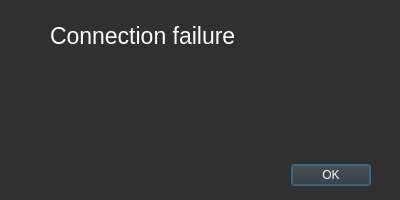
<?xml version="1.0" encoding="UTF-8"?>
<ui version="4.0">
 <class>dialog</class>
 <widget class="QDialog" name="dialog">
  <property name="geometry">
   <rect>
    <x>0</x>
    <y>0</y>
    <width>400</width>
    <height>200</height>
   </rect>
  </property>
  <property name="minimumSize">
   <size>
    <width>400</width>
    <height>200</height>
   </size>
  </property>
  <property name="maximumSize">
   <size>
    <width>400</width>
    <height>200</height>
   </size>
  </property>
  <property name="windowTitle">
   <string>Dialog</string>
  </property>
  <property name="styleSheet">
   <string notr="true">background-color: rgb(48, 48, 48);</string>
  </property>
  <widget class="QDialogButtonBox" name="buttonBox">
   <property name="geometry">
    <rect>
     <x>30</x>
     <y>160</y>
     <width>341</width>
     <height>31</height>
    </rect>
   </property>
   <property name="styleSheet">
    <string notr="true">color: rgb(255, 255, 255)</string>
   </property>
   <property name="orientation">
    <enum>Qt::Horizontal</enum>
   </property>
   <property name="standardButtons">
    <set>QDialogButtonBox::Ok</set>
   </property>
  </widget>
  <widget class="QLabel" name="header_label">
   <property name="geometry">
    <rect>
     <x>50</x>
     <y>20</y>
     <width>281</width>
     <height>31</height>
    </rect>
   </property>
   <property name="font">
    <font>
     <pointsize>17</pointsize>
    </font>
   </property>
   <property name="styleSheet">
    <string notr="true">color: rgb(255, 255, 255);</string>
   </property>
   <property name="text">
    <string>Connection failure</string>
   </property>
  </widget>
  <widget class="QTextBrowser" name="description_label">
   <property name="geometry">
    <rect>
     <x>50</x>
     <y>70</y>
     <width>281</width>
     <height>81</height>
    </rect>
   </property>
   <property name="frameShape">
    <enum>QFrame::NoFrame</enum>
   </property>
  </widget>
 </widget>
 <resources/>
 <connections>
  <connection>
   <sender>buttonBox</sender>
   <signal>accepted()</signal>
   <receiver>dialog</receiver>
   <slot>accept()</slot>
   <hints>
    <hint type="sourcelabel">
     <x>248</x>
     <y>254</y>
    </hint>
    <hint type="destinationlabel">
     <x>157</x>
     <y>274</y>
    </hint>
   </hints>
  </connection>
  <connection>
   <sender>buttonBox</sender>
   <signal>rejected()</signal>
   <receiver>dialog</receiver>
   <slot>reject()</slot>
   <hints>
    <hint type="sourcelabel">
     <x>316</x>
     <y>260</y>
    </hint>
    <hint type="destinationlabel">
     <x>286</x>
     <y>274</y>
    </hint>
   </hints>
  </connection>
 </connections>
</ui>
